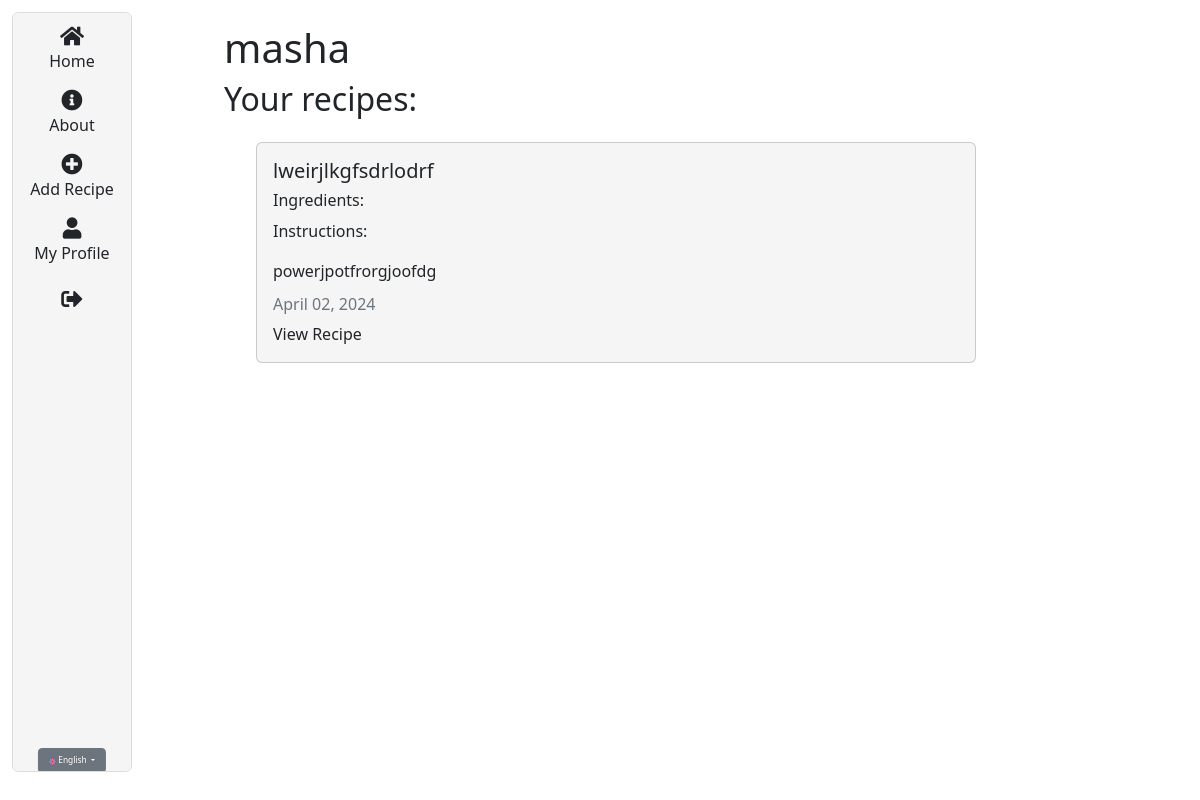
Before: /en/profile/ (signed in) with the older database file.
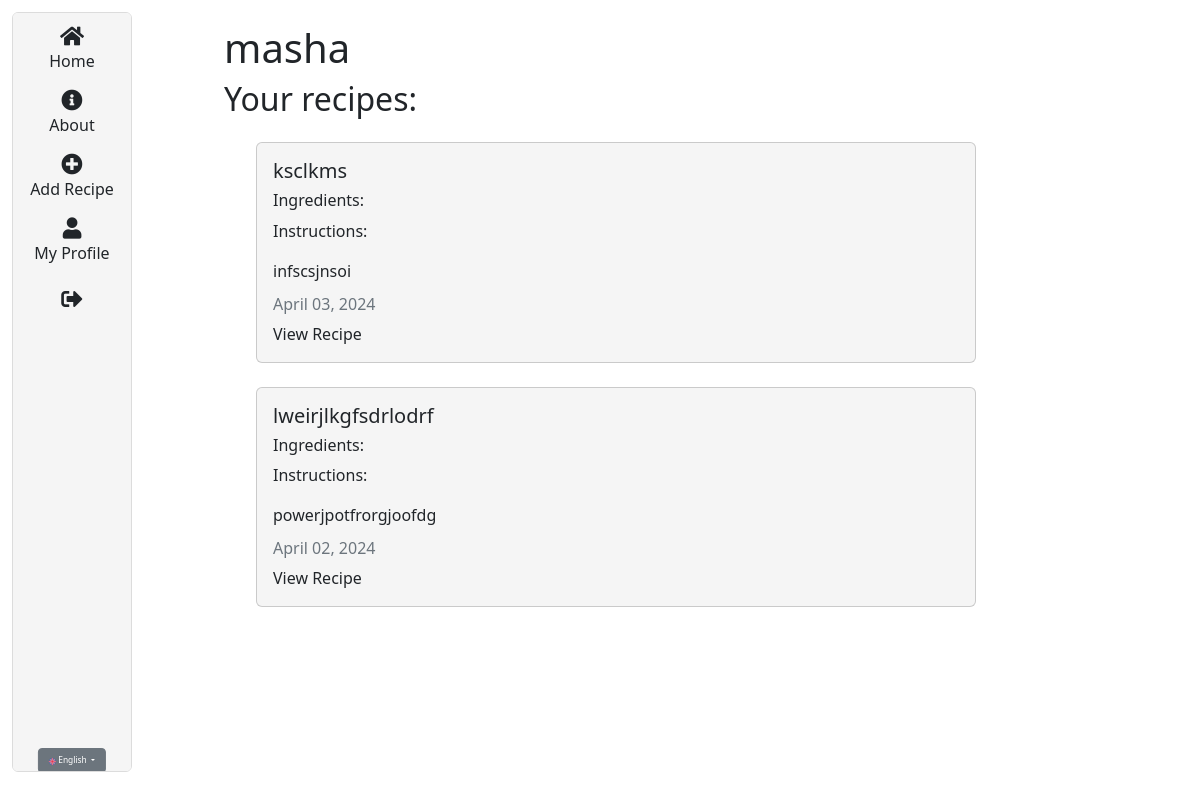
After: the same page with the newer database file.
### recipes/models.py (models this page shows, shortened)
class Recipe(models.Model):
  title = models.CharField(max_length=100)
  description = RichTextField(blank=True, null=True)
  author = models.ForeignKey(User, on_delete=models.CASCADE)
  created_at = models.DateTimeField(auto_now_add=True)
  updated_at = models.DateTimeField(auto_now=True)
  ingredients = models.ManyToManyField(Ingredient, related_name='recipes')
  likes = models.ManyToManyField(User, related_name='blog_posts')
  class Meta:
    ordering = ['-created_at']

### users/views.py (the view)
# urls.py: path('profile/', user_views.profile, name="user-profile"),
def profile(request):
  user = request.user
  recipes = Recipe.objects.filter(author=user)
  return render(request, 'users/profile.html', {'recipes': recipes})

### users/templates/users/profile.html (shortened to what this page needs)
{% extends "recipes/box.html" %}
{% load crispy_forms_tags %}
{% load i18n %}
{% block content %}
<div class="container">
  <h1>{{ user.username }}</h1>
  <h2>{% trans "Your recipes:" %}</h2>
  <ul>
    {% for recipe in recipes %}
    <div class="card my-4">
      <div class="card-body">
        <h5 class="card-title">{{ recipe.title }}</h5>
        <h6>{% trans "Ingredients:" %}</h6>
        <p class="card-text">{% trans "Instructions:" %} {{ recipe.description | safe }}</p>
        <h6 class="card-subtitle mb-2 text-muted">
          {{ recipe.updated_at|date:"F d, Y" }}
        </h6>
        <a href="{% url 'recipes-detail' recipe.pk %}" class="card-link no-style"
          >{% trans "View Recipe" %}</a
        >
      </div>
    </div>
    {% endfor %}
  </ul>
</div>
{% endblock content %}

Changed rows visible on the page:
added Recipe: title "ksclkms", description "infscsjnsoi", updated_at "April 03, 2024"
